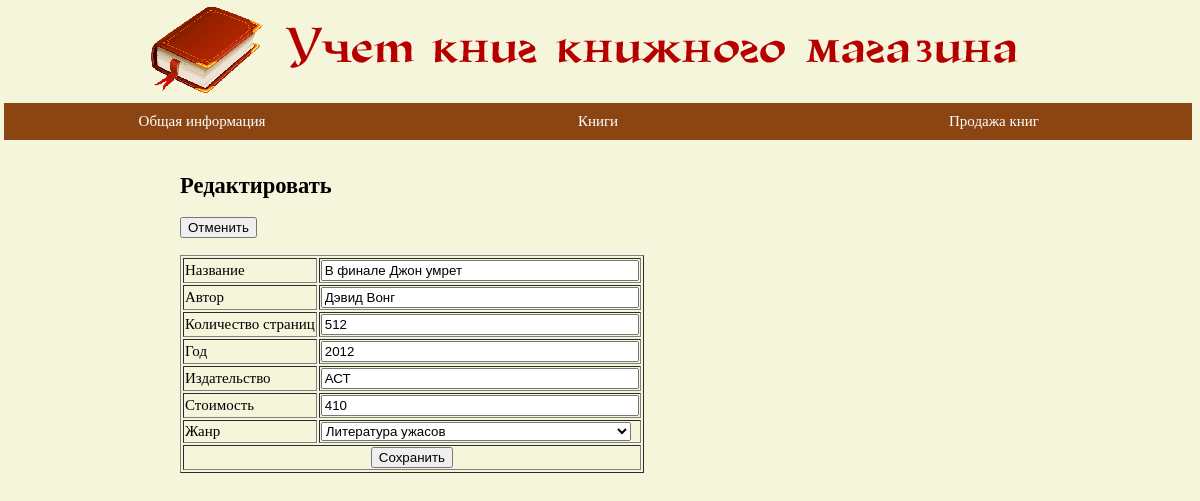
/BOOKSTORE/book.php?action=editform&id_book=1, run on the app's committed database.
### tables this page shows
CREATE TABLE `book` (
  `id_book` int(11) NOT NULL,
  `name_book` varchar(100) NOT NULL,
  `author` varchar(100) NOT NULL,
  `pages` int(11) NOT NULL,
  `year` year(4) NOT NULL,
  `publisher` varchar(100) NOT NULL,
  `price` int(11) NOT NULL,
  `id_genre` int(11) NOT NULL
);

CREATE TABLE `genre` (
  `id_genre` int(11) NOT NULL,
  `name_genre` varchar(100) NOT NULL
);

### BOOKSTORE/book.php (the view, shortened to what this page needs)
<!DOCTYPE html>
<html>
	<head>
		<link rel="stylesheet" href="css/styles.css">
	</head>
	<body>
		<?php
			require_once 'login.php';
			switch ( $_GET["action"] )
			{
				case "editform":
					get_edit_item_form(); break;
			}
			function get_edit_item_form()
			{
				global $link;
				echo '<div class="d_cont">';
				echo '<h2>Редактировать</h2>';
				$query = 'SELECT * FROM book INNER JOIN genre ON book.id_genre = genre.id_genre WHERE book.id_book='.$_GET['id_book'];
				$res = mysqli_query( $link, $query ) or die("Ошибка " . mysqli_error($link));
				$item = mysqli_fetch_array( $res );
				echo '<form name="editform" action="'.$_SERVER['PHP_SELF'].'?action=update&id_book='.$_GET['id_book'].'" method="POST">';
				echo '<button type="button" onClick="history.back();">Отменить</button><br />';
				echo '<br><table border="1">';
				echo '<tr>';
				echo '<td>Название</td>';
				echo '<td><input type="text" name="name_book" value="'.$item['name_book'].'"></td>';
				echo '</tr>';
				echo '<tr>';
				echo '<td>Автор</td>';
				echo '<td><input type="text" name="author" value="'.$item['author'].'" /></td>';
				echo '</tr>';
				echo '<tr>';
				echo '<td>Количество страниц</td>';
				echo '<td><input type="text" name="pages" value="'.$item['pages'].'" /></td>';
				echo '</tr>';
				echo '<tr>';
				echo '<td>Год</td>';
				echo '<td><input type="text" name="year" value="'.$item['year'].'" /></td>';
				echo '</tr>';
				echo '<tr>';
				echo '<td>Издательство</td>';
				echo '<td><input type="text" name="publisher" value="'.$item['publisher'].'" /></td>';
				echo '</tr>';
				echo '<tr>';
				echo '<td>Стоимость</td>';
				echo '<td><input type="text" name="price" value="'.$item['price'].'" /></td>';
				echo '</tr>';
				echo '<tr>';
				echo '<td>Жанр</td>';
				echo '<td>';
				echo '<select name="id_genre">\r\n';
				echo '<option selected value="'.(int)$item['id_genre'].'">'.$item['name_genre'].'</option>';
				echo "</select>\r\n";
				echo '</td>';
				echo '</tr>';
				echo '<tr align="center">';
				echo '<td colspan=2><input type="submit" value="Сохранить"></td>';
				echo '</tr>';
				echo '</table>';
				echo '</form>';
				echo '</div>';
			}
		?>
	</body>
</html>

### BOOKSTORE/css/styles.css (style rules this page uses)
.d_banner { margin-top: 5px; }
.d_menu { width: 100%; margin: 4px; }
.d_cont { padding-top: 10px; margin: 0 15% 0 15%; width: 70%; }
body { margin: 0px; padding: 0px; font: 15px Georgia; background-color: Beige; width: 100%; }
ul { list-style: none; display: block; margin: 0px; padding: 0px; width: 100%; }
ul:after { display: block; float: none; content: ' '; clear: both; }
ul.menu > li { float: left; position: relative; width: 33%; }
ul.menu > li > a { display: block; color: #fff; padding: 10px; text-decoration: none; background-color: SaddleBrown; text-align: center; }
input[type="text"] { width: 310px; }
select { width: 310px; }

### data on the page
book: name_book "В финале Джон умрет", author "Дэвид Вонг", pages "512", year "2012", publisher "АСТ", price "410", id_genre "Литература ужасов"
